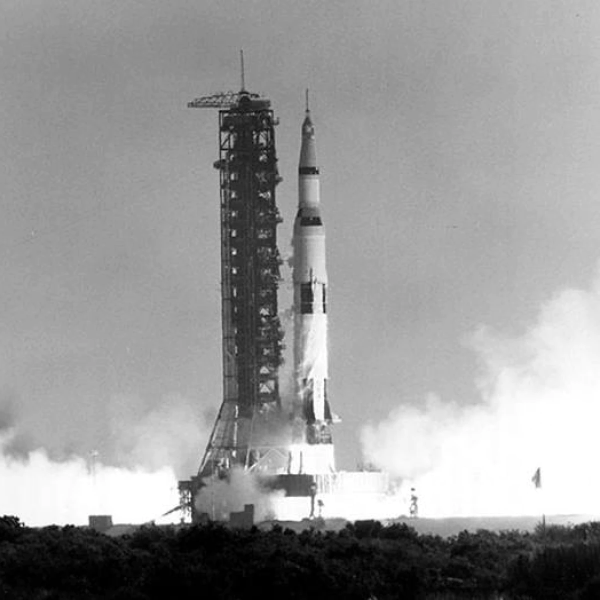
#> input picture tutorial/assets/apollo.jpg, 1200 x 1200 px (shown at 1/2 size)
$ jupyter execute 3-image-annotation.ipynb   (shell and % lines are left out)
#> lines starting #> are read from the running program, lines starting #| are printed output that depends on the picture; after the words box and inside, x2 and y2 are one past the last pixel; in counts of white or black regions, pixels touching at a corner belong together
# Image annotation

[cell 1]
import cv2
import numpy as np
import matplotlib.pyplot as plt
from PIL import Image
from IPython.display import Image

[cell 2]
# lendo uma imagem
image = cv2.imread("./assets/apollo.jpg", cv2.IMREAD_COLOR)
#> image is the input picture: shape (1200, 1200, 3); mean B, G, R 152, 152, 152
# mostra imagem original
plt.imshow(image[:,:,::-1])
#> (this line was passed over: IPython is not available in this run)

## desenhar linha na imagem

Usamos a função `cv2.line` para isso.

- img: imagem que iremos desenhar a linha
- pt1: primeiro ponto(x,y) do segmento
- pt2: segundo ponto(x,y) do segmento
- color: cor da linha a ser desenhada

Outros argumentos importantes para se saber:
- thickness: inteiro especificando a linha thickness. Valor default 1.
- lineType: Tipo da linha. Valor default é 8 que é padrão para 8-conectado. Usualmente cv2.LINE_AA (antialiased ou smoth line) é usado para lineType;

[cell 3]
imageLine = image.copy();
cv2.line(imageLine, (200, 200), (1000, 200), (0,244, 123), thickness=5, lineType=cv2.LINE_AA)
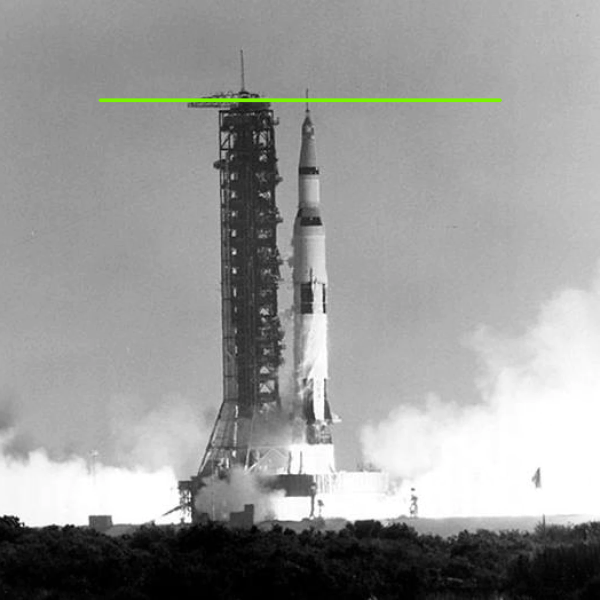
#> imageLine: shape (1200, 1200, 3) (shown at 1/2 size); 0.5% of pixels changed, all inside (x1, y1, x2, y2) = (197, 196, 1005, 205)
plt.imshow(imageLine[:,:,::-1])
#> (this line was passed over: IPython is not available in this run)

## desenhando circulo

- img: imagem que receberá o circulo
- center: centro do circulo
- radius: raio da circunferência
- color: cor do circulo que será desenhado.

Outros parâmetros:
1 - thickness: Thickness do outline do cirulo (se positivo). Se negativo, resultará num circulo preenchido.
2 - lineType: Tipo de regra do círculo. É o mesmotipo do cv2.line.

[cell 4]
#desenhar circulo
imageCircle = image.copy()
cv2.circle(imageCircle, (1050, 950), 100, (124,124,124), thickness=5, lineType=cv2.LINE_AA)
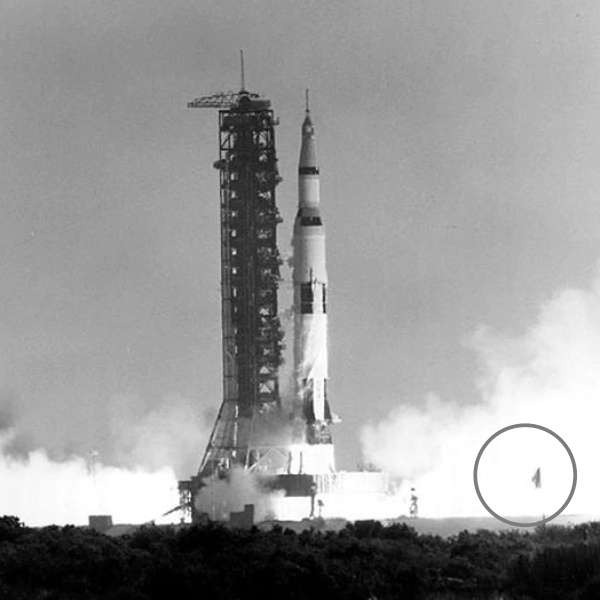
#> imageCircle: shape (1200, 1200, 3) (shown at 1/2 size); 0.38% of pixels changed, all inside (x1, y1, x2, y2) = (946, 846, 1155, 1055)
plt.imshow(imageCircle[:,:,::-1])
#> (this line was passed over: IPython is not available in this run)

## Desenhando retângulo
Usamos a função `cv2.rectangle`.
- img: Imagem em que vamos desenhar o retangulo
- pt1: Vertice do retangulo. Usualmente o topo esquerdo.
- pt2: Vertice do retangulo. Usualmente a base direita.
- color: Cor do retangulo.

Outros parâmetros:
1. thickness: Espessura do retangulo. Se nagativo, então será preenchido.
2. lineType: tipo da linha do retangulo. O mesmo tipo do cv2.line.

[cell 5]
# Desenha o retangulo
imageRectangle = image.copy()
cv2.rectangle(imageRectangle, (400, 150), (650, 1000), (120,100,200), thickness=-1, lineType=cv2.LINE_AA)
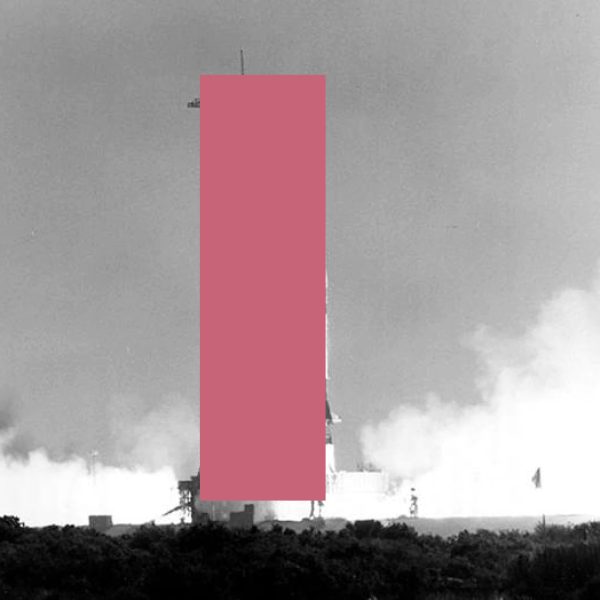
#> imageRectangle: shape (1200, 1200, 3) (shown at 1/2 size); 14.99% of pixels changed, all inside (x1, y1, x2, y2) = (399, 149, 652, 1002)
plt.imshow(imageRectangle[:,:,::-1])
#> (this line was passed over: IPython is not available in this run)

## adicionando texto
Usamos a função `cv2.putText`.
- img: imagem onde adicionaremos o texto.
- text: texto string que será escrito.
- org: Bottom-left canto do texto string na imagem.
- fontFace: tipo da fonte.
- fontScale: escala da fonte.
- color: cor da fonte.

1. thickness: espessuar do texto.
2. lineType: Tipo da linha. Padrão é 8, usualmente temos cv2.LINE_AA.

[cell 6]
imageText = image.copy()
text = "Apollo 11 Saturn V launch, July 16, 1969"
fontScale = 2.4
fontFace = cv2.FONT_HERSHEY_PLAIN
fontColor = (125, 250, 250)
fontTchikness = 3

cv2.putText(imageText, text, (200, 1100), fontFace, fontScale, fontColor, fontTchikness, cv2.LINE_AA)
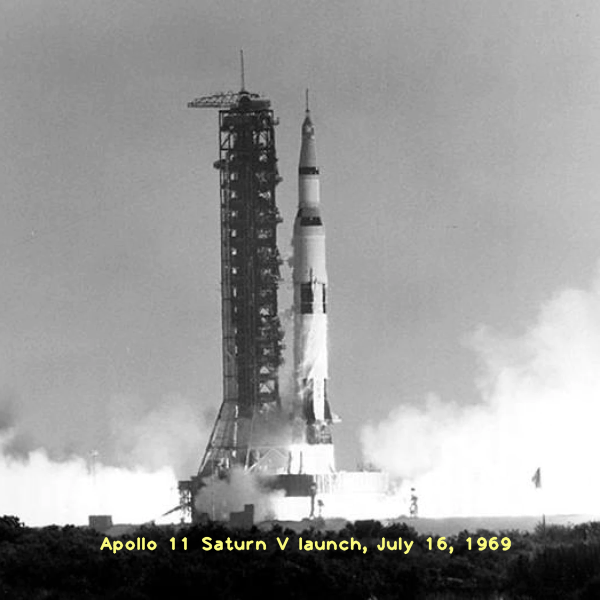
#> imageText: shape (1200, 1200, 3) (shown at 1/2 size); 0.65% of pixels changed, all inside (x1, y1, x2, y2) = (199, 1073, 1023, 1109)
plt.imshow(imageText[:,:,::-1])
#> (this line was passed over: IPython is not available in this run)
